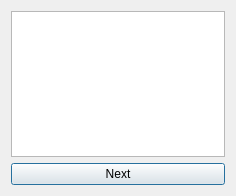
<?xml version="1.0" encoding="UTF-8"?>
<ui version="4.0">
 <class>Genderwindow</class>
 <widget class="QDialog" name="Genderwindow">
  <property name="geometry">
   <rect>
    <x>0</x>
    <y>0</y>
    <width>236</width>
    <height>196</height>
   </rect>
  </property>
  <property name="windowTitle">
   <string>Dialog</string>
  </property>
  <layout class="QVBoxLayout" name="verticalLayout">
   <item>
    <widget class="QTableView" name="tableView">
     <property name="editTriggers">
      <set>QAbstractItemView::NoEditTriggers</set>
     </property>
     <attribute name="horizontalHeaderStretchLastSection">
      <bool>true</bool>
     </attribute>
    </widget>
   </item>
   <item>
    <widget class="QPushButton" name="pushButton">
     <property name="text">
      <string>Next</string>
     </property>
    </widget>
   </item>
  </layout>
 </widget>
 <resources/>
 <connections/>
</ui>
